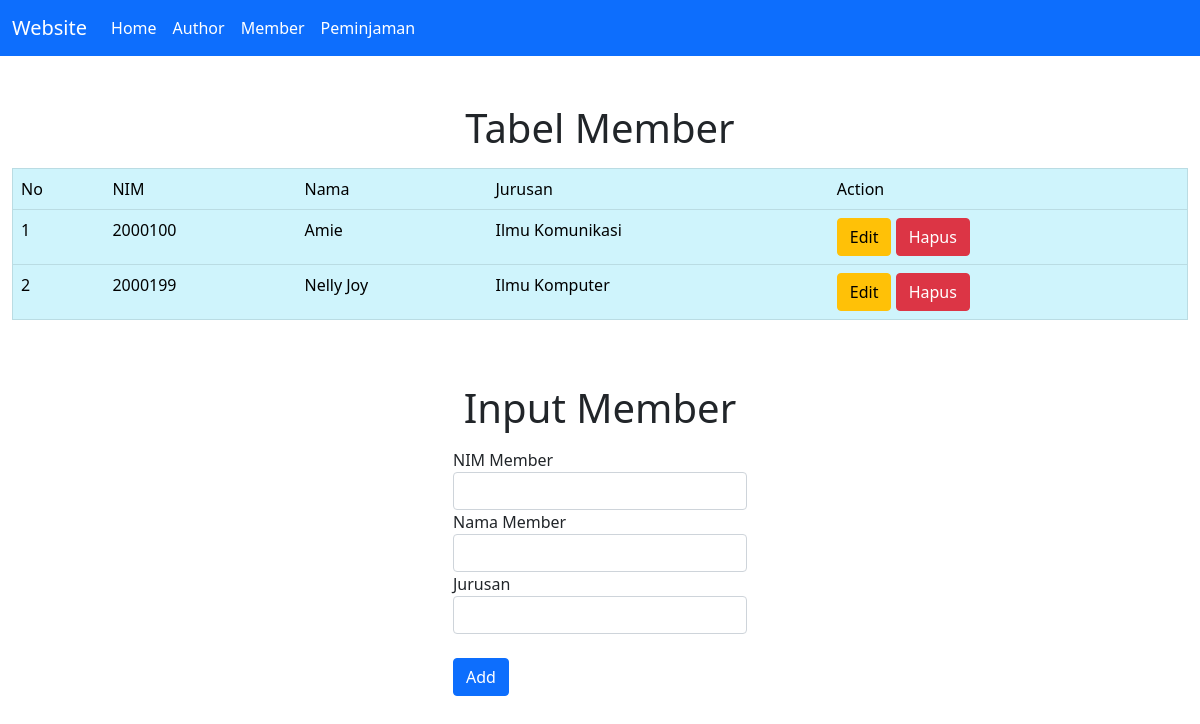
Page /Latihan11_mvc_code/member.php on the committed database.
### tables this page shows
CREATE TABLE `member` (
  `nim` varchar(50) NOT NULL,
  `nama` varchar(100) NOT NULL,
  `jurusan` varchar(100) NOT NULL
);

### Latihan11_mvc_code/conf.php (called while the page is built)
<?php
$db_host = "localhost";
$db_user = "root";
$db_pass = "";
$db_name = "db_perpustakaan";
?>

### Latihan11_mvc_code/includes/DB.class.php (called while the page is built, shortened)
<?php
class DB
{
    var $db_host = "";
    var $db_user = "";
    var $db_pass = "";
    var $db_name = "";
    var $db_link = "";
    var $result = 0;
    function __construct($db_host = '', $db_user = '', $db_pass = '', $db_name = '')
    {
        $this->db_host = $db_host;
        $this->db_user = $db_user;
        $this->db_pass = $db_pass;
        $this->db_name = $db_name;
    }
    function open()
    {
        $this->db_link = mysqli_connect($this->db_host, $this->db_user, $this->db_pass, $this->db_name);
    }
    function execute($query = "")
    {
        $this->result = mysqli_query($this->db_link, $query);
        return $this->result;
    }
    function getResult()
    {
        return mysqli_fetch_array($this->result);
    }
}
?>

### Latihan11_mvc_code/includes/Member.class.php (called while the page is built, shortened)
<?php
class Member extends DB
{
    function getMember()
    {
        $query = "SELECT * FROM member";
        return $this->execute($query);
    }
}

### Latihan11_mvc_code/member.php (the view, shortened to what this page needs)
<?php
include("conf.php");
include("includes/DB.class.php");
include("includes/Member.class.php");
$member = new Member($db_host, $db_user, $db_pass, $db_name);
$member->open();
$member->getMember();
$data = null;
$no = 1;
while (list($nim, $nama, $jurusan) = $member->getResult()) {
    $data .= "<tr>
            <td>" . $no++ . "</td>
            <td>" . $nim . "</td>
            <td>" . $nama . "</td>
            <td>" . $jurusan . "</td>
            <td>
            <a href='member.php?id_edit=" . $nim .  "' class='btn btn-warning''>Edit</a>
            <a href='member.php?id_hapus=" . $nim . "' class='btn btn-danger''>Hapus</a>
            </td>
            </tr>";
}
$tpl = new Template("templates/member.html");
$tpl->replace("DATA_TABEL", $data);
$nim_form = null;
$title_form = null;
if (!empty($_GET['id_edit'])) {
    $title_form .= 'Update Member';
    $tpl->replace("title_form", $title_form);
    $id = $_GET['id_edit'];
    $nim_form .= '<input type="hidden" name="tnim" value="'. $id .'">
                    <label for="nim">'. $id .'</label>';
    $tpl->replace("NIM_Form", $nim_form);
    $member->set($id);
    $hasil = $member->getResult();
    $nama_form = '<input type="text" class="form-control" name="tnama" value="'. $hasil["nama"] .'" required />';
    $tpl->replace("Nama_Form", $nama_form);
    $jurusan_form = '<input type="text" class="form-control" name="tjurusan" value="'. $hasil["jurusan"] .'" required />';
    $tpl->replace("Jurusan_Form", $jurusan_form);
    $button_form = '<br><button type="submit" name="update" class="btn btn-primary">Update</button>';
    $tpl->replace("Button_Form", $button_form);
} else {
    $nim_form .= '<input type="text" class="form-control" name="tnim" required />';
    $nama_form = '<input type="text" class="form-control" name="tnama" required />';
    $jurusan_form = '<input type="text" class="form-control" name="tjurusan" required />';
    $button_form = '<br><button type="submit" name="add" class="btn btn-primary">Add</button>';
}

### rows in the picture
member: nim "2000100", nama "Amie", jurusan "Ilmu Komunikasi"
member: nim "2000199", nama "Nelly Joy", jurusan "Ilmu Komputer"

### other values in the picture
$this->content "Website Home Author Member Peminjaman Tabel Member No NIM Nama Jurusan Action Input Member NIM Member"
